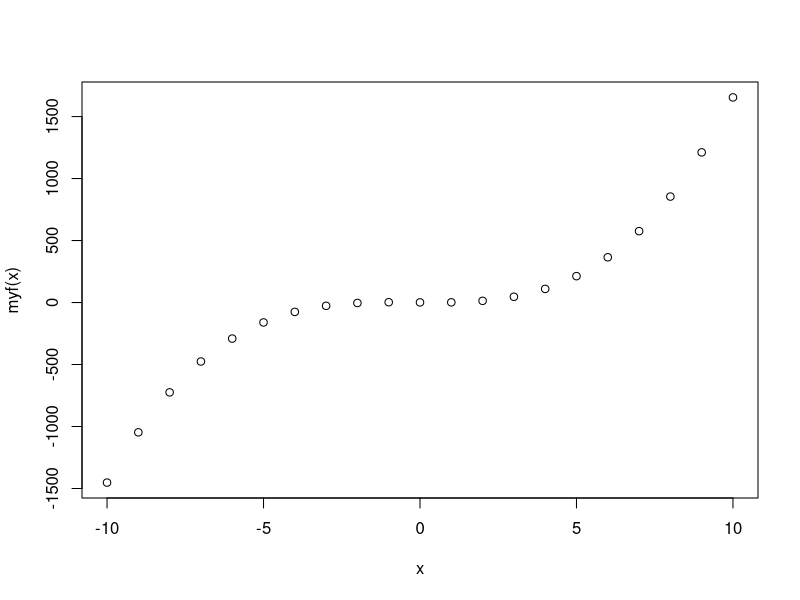
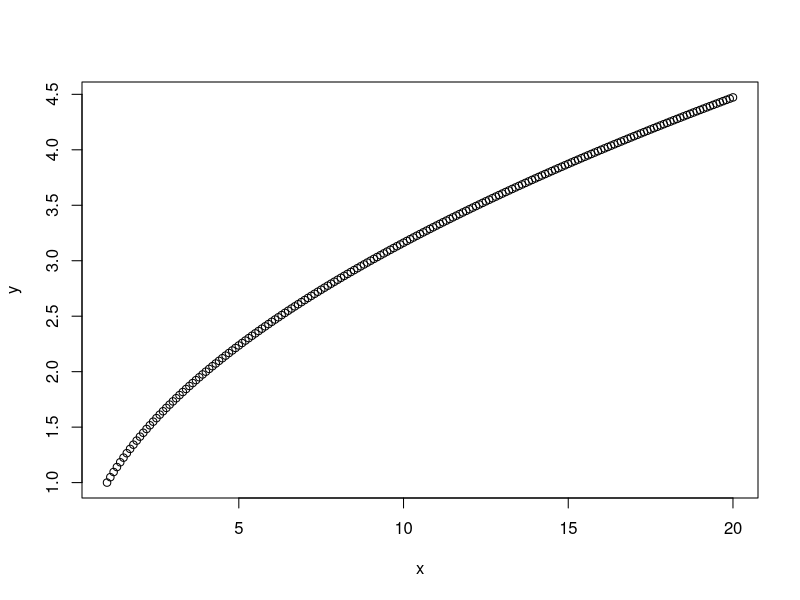
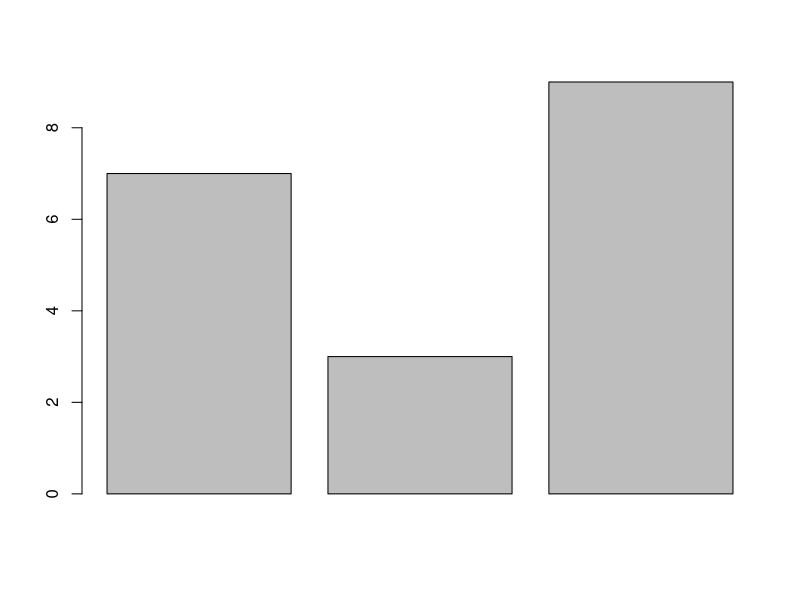
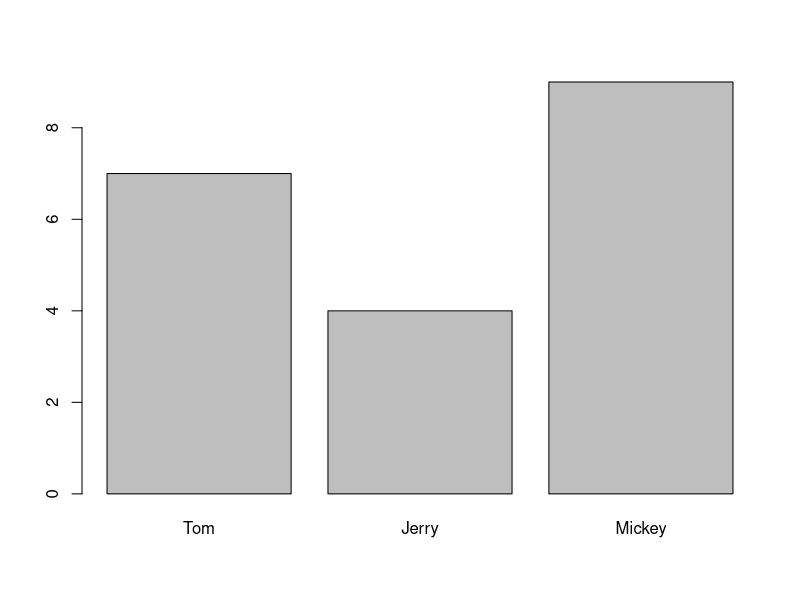

R code for these plots, in order: (Note: this script raises an error after producing the figures.)
## ---- chunk 1
1 + 1
## ---- chunk 2
"Go Jacks"
## ---- chunk 3
3 < 4
## ---- chunk 4
2 + 2 == 5
## ---- chunk 5
T == TRUE
## ---- chunk 6
x = 42
## ---- chunk 7
x <- 42
## ---- chunk 8
x / 2
log(x)
x^2
sqrt(x)
x > 1
## ---- chunk 9
x <- "Go Jacks!"
## ---- chunk 10
x
## ---- chunk 11
x <- TRUE
## ---- chunk 12
sum(1, 3, 5)
## ---- chunk 13
rep("Yo ho!", times = 3)
## ---- chunk 14
x <- 5
1.57345 * x ^ 3 + x ^ 2 - 2 * x + 1
## ---- chunk 15
myf <- function(x) {
       y = 1.57345 * x ^ 3 + x ^ 2 - 2 * x + 1
       return(y)
}
## ---- chunk 16
myf(5)  # or myf(x = 5)
## ---- chunk 17
x <- - 10 : 10  # x now is a vector  with 21 numbers -10, -9, … 10
myf(x) 
plot(x, myf(x))  # see plot on the right.
## ---- chunk 18
#counts the number of even intergers in vec
evencount <- function(vec) {
  k <- 0 # assign o to i      #assign 0 to a count varialbe k
  for (i in vec) {            #set i to vec[1],vec[2],...
    if (i %% 2 == 0) k <- k + 1 # test if i is an even or odd number. %% is the modulo operator
  }
  return(k)                   #print the computed value of k
}
## ---- chunk 19
x=c(2, 5, 7, 8, 14, 12, 8, 3) #a vector
evencount(x)           #Call the function evencount(). 
## ---- chunk 20
myfun.globle <- function (x){
  y <- 1
  return(x - 2 * y)
}
myfun.globle(8)    # set x=8, and do the calculation: 8-2*y = 8-2*(1)=6
## ---- chunk 21
myfun.globle2 <- function (x, y = 1){ #y is set as 1 within the function by default.
  return(x - 2 * y)
 }
myfun.globle2(8)    #8-2*y = 8-2*(1)=6
## ---- chunk 22
fun1 <- function(x){
  k <- 0
  for (n in x) { 
    if (n < 0) k <- k + 1
  } 
  return(k/length(x))
}
x = rnorm(50)
y = rnorm(5000)
fun1(x)
fun1(y)
## ---- chunk 23
? sum 
## ---- chunk 24
example(min)
## ---- chunk 25
min(5:1, pi)  # -> one number
## ---- chunk 26
example(boxplot)  # bring example of boxplot
## ---- chunk 27
max(1, 3, 5)  # return the maximum value of a vector
## ---- chunk 28
x <- c(5, 2, 22, 11, 5)
x
## ---- chunk 29
c(1, TRUE, "three")
## ---- chunk 30
5:9
## ---- chunk 31
seq(from = 5, to = 9)
## ---- chunk 32
seq(from = 5, to = 9, by = .5)
## ---- chunk 33
seq(from = 5, to = 9, length = 15)
## ---- chunk 34
x[4]
x[2:4]
## ---- chunk 35
y <- x[2:4]
## ---- chunk 36
y <- x[2:4]; y
## ---- chunk 37
length(x)
## ---- chunk 38
max(x)
min(x)
sum(x)
mean(x)
median(x)
summary(x)
sd(x)
## ---- chunk 39
rank(x)
sort(x)
sort(x, decreasing = T)
## ---- chunk 40
diff(x)
## ---- chunk 41
rev(x)
## ---- chunk 42
log(x)
sqrt(x)
x^2
2*x + 1
## ---- chunk 43
y <- x[-2]
y
## ---- chunk 44
x <- c(5, 2, 22, 11, 5)     
x <- c(x[1:2], 100, x[3:5] )  #add an element 100 to x between elements 8 and 9
x                          #The value 100 is added to the previous vector x 
## ---- chunk 45
length(x)
## ---- chunk 46
x <- c(5, 2, 22, 11, 5) 
c(x, 7)
append(x, 7)
## ---- chunk 47
y <- c()
y
## ---- chunk 48
length(y)
## ---- chunk 49
x <- c(5, 2, 22, 11, 5) 
unique(x)
## ---- chunk 50
x <- c(5, 2, 22, 11, 5)
table(x)
## ---- chunk 51
x <- c(5, 2, 22, 11, 5)
which.max(x)
which.min(x)
## ---- chunk 52
x <- c(5, 2, 22, 11, 5)
which(x == 11)
## ---- chunk 53
x <- c(5, 2, 22, 11, 5)
x^2
## ---- chunk 54
which (x^2 > 100)
## ---- chunk 55
x <- c(5, 2, 22, 11, 5)
sample(x, 3)
## ---- chunk 56
x <- c(5, 2, 22, 11, 5)
names(x) <- c("David", "Breck", "Zach", "Amy", "John")
x
## ---- chunk 57
x["Amy"]
## ---- chunk 58
x <- c(5, 2, 22, 11, 5)
any(x < 10)
## ---- chunk 59
x <- c(5, 2, 22, 11, 5)
any(x < 0)
## ---- chunk 60
x <- c(5, 2, 22, 11, 5)
all(x < 10)
## ---- chunk 61
x <- c(5, 2, 22, 11, 5)
any(x > 0)
## ---- chunk 62
x>10
## ---- chunk 63
x <- c(NA, 2, -4, NA, 9, -1, 5)
x
## ---- chunk 64
y <- x[x < 0]
y
## ---- chunk 65
subset(x, x < 0)
## ---- chunk 66
x <- c(2, -3, 4, -1, -5, 6)
y <- ifelse(x > 0, 'Positive', 'Negative')
y
## ---- chunk 67
x <- c(3, 4, -6, 1, -2)
y <- ifelse (x < 0, abs(x), 2 * x + 1) 
y
## ---- chunk 68
x <- c(5, 2, 22, 11, 5)
y <- c(5, 11, 8)
z <- match(y, x)
z
## ---- chunk 69
is.na(x)
is.na(z)
## ---- chunk 70
sum(z)
## ---- chunk 71
? sum
## ---- chunk 72
sum(z, na.rm = TRUE)
## ---- chunk 73
# build up a vector of numbers greater than 10 in vector vec.x
vec.x <- c(40, 3, 11, 0, 9)
z1 <- NULL
for (i in vec.x) {
  if (i > 10) z1 <- c(z1, i)
}
z1

## ---- chunk 74
length(z1)
## ---- chunk 75
# build up a vector of numbers greater than 10 in vector vec.x
vec.x <- c(40, 3, 11, 0, 9)
z2 <- NA
for (i in vec.x) {
  if (i > 10) z2 <- c(z2, i)
}
z2
## ---- chunk 76
length(z2)
## ---- chunk 77
# Operation between x and a scalar
x <- c(1, 4, 8, 9, 10)
y <- 1
x+y

## ---- chunk 78
x <- c(1, 4, 8, 9, 10)
y <- c(1, 1, 1, 1, 1)
x+y
## ---- chunk 79
# Operation between two vectors with same length
x <- c(1, 4, 8, 9, 10)
y <- c(1, 2, 0, 3, 15)
x+y
## ---- chunk 80
x*y
## ---- chunk 81
x <- c(1, 4, 8, 9, 10)
y <- c(1, 2)
x+y
## ---- chunk 82
x <- c(1, 4, 8, 9, 10)
y <- c(1, 2, 1, 2, 1)
x+y
## ---- chunk 83
x <- seq(1, 20, 0.1)
y <- sqrt(x)
## ---- chunk 84
plot(x, y)
## ---- chunk 85
c(7, 3, 9)
## ---- chunk 86
fishes <- c(7, 3, 9)
fishes
## ---- chunk 87
barplot(fishes)  # see figure 6.1A
## ---- chunk 88
sum(fishes)
## ---- chunk 89
fishes[3]
## ---- chunk 90
fishes[2] <- fishes[2] + 1 
## ---- chunk 91
fishes[2] <- 4
fishes
## ---- chunk 92
fishes2 <- fishes - 1
fishes2
## ---- chunk 93
stolen <- c(0, 3, 4)  # a new vector
fishes2 - stolen
## ---- chunk 94
names(fishes) <- c("Tom", "Jerry", "Mickey")
## ---- chunk 95
fishes
barplot(fishes)   # see figure 6.1B
## ---- chunk 96
knitr::include_graphics("images/img0601_fish.png")
## ---- chunk 97
fishes["Jerry"]
## ---- chunk 98
2 * fishes
## ---- chunk 99
sum(fishes ^ 2)
## ---- chunk 100
m <- rbind(c(3, 4, 5), c(10, 13, 15)) # combine vectors by row
m
## ---- chunk 101
n <- cbind(c(3, 4, 5), c(10, 13, 15), c(3, 2, 1)) # combine vectors by column
n
## ---- chunk 102
s <- rbind(m,n)      #combine two matrices m and n by row
s
## ---- chunk 103
x <- matrix(seq(1:12), nrow = 4, ncol = 3)
x
## ---- chunk 104
y <- matrix(seq(1:12), nrow = 4)
y
## ---- chunk 105
z <- matrix(seq(1:12), nrow = 4, byrow = TRUE)    # fill matrix row-wise
z
## ---- chunk 106
w <- matrix(nrow = 4, ncol = 3)
w
## ---- chunk 107
w[1,1] <- 3
w[2,3] <- 100
w
## ---- chunk 108
x <- c(1, 5, 6, 9, 8, 10, 21, 15, 76)
x
## ---- chunk 109
class(x)
## ---- chunk 110
dim(x) <- c(3, 3)
x
## ---- chunk 111
class(x)
## ---- chunk 112
subset.iris <- iris[1:10, 1:4]
class(subset.iris)
## ---- chunk 113
x <- as.matrix(subset.iris)
class(x)
## ---- chunk 114
x <- matrix(c(1, 2, 3, 4, 5, 6), nrow = 2)
x
## ---- chunk 115
x^2                         #Squared each element in x
## ---- chunk 116
y <- t(x)                # transpose of x
y
## ---- chunk 117
x %*% y                  # Matrix Multiplication
## ---- chunk 118
#x - y                   # Matrix subtraction
## ---- chunk 119
y <- matrix(rep(1, 6), nrow = 2)    
y
## ---- chunk 120
x - y
## ---- chunk 121
z <- 2 * x + 5
z
## ---- chunk 122
x <- matrix(c(12, 34, 51, 27, 26, 10), ncol = 2)
x > 20
## ---- chunk 123
x[x > 20]
## ---- chunk 124
log.vau <- c(FALSE, TRUE, TRUE, TRUE, TRUE, FALSE)
x[log.vau]
## ---- chunk 125
x[1, ]                         # Get the first row of x
## ---- chunk 126
a <- as.matrix(iris[, 1:4])   #Take out the first 4 columns of iris and convert it to matrix.  
c <- a[5:10, 2:4]             # Extract a subset
c
## ---- chunk 127
x <- matrix(c(1, 2, 3, 4, 5, 6), nrow = 2)
c[1:2, ] <- x                 # Replace the first two rows of c with x
c
## ---- chunk 128
x <- as.matrix(iris[1:10, 1:4])
rowMeans(x)
## ---- chunk 129
colMeans(x)
## ---- chunk 130
rowSums(x)
## ---- chunk 131
colSums(x)
## ---- chunk 132
apply(x, 2, sd) # Calculate the standard deviation of each column in x 
## ---- chunk 133
apply(x, 1, median)  # Calculate the median of each row in x 
## ---- chunk 134
heatmap(x, scale = "column", margins = c(10,5))
## ---- chunk 135
find.min.posi <- function(x){
  y <- function(xcol){
    return(which.min(xcol))
  }
  return(apply(x, 2, y))
}
## ---- chunk 136
subset.iris <- as.matrix(iris[1:10, 1:4])
subset.iris
## ---- chunk 137
find.min.posi(subset.iris)
## ---- chunk 138
y <- rbind(c(1, 3, 5), c(2, 4, 6))
y

## ---- chunk 139
colnames(y) <- c('First.Col', 'Second.Col', 'Third.Col')
row.names(y) <- c('odd.number', 'even.number')
y
## ---- chunk 140
library(pixmap)
EINSTEIN <- read.pnm("EINSTEIN.pgm", cellres = 1)
plot(EINSTEIN)
## ---- chunk 141
str(EINSTEIN)
## ---- chunk 142
class(EINSTEIN@ grey)
## ---- chunk 143
EINSTEIN@ grey[3,4]
## ---- chunk 144
mosaic.plot <- function(image, yrange, xrange){
  length.y <- length(yrange)
  length.x <- length(xrange)
  image2 <- image
  whitenoise <- matrix(nrow = length.y, ncol = length.x, runif(length.y * length.x))
  image2@grey[yrange, xrange] <- whitenoise
  return(image2)
}
## ---- chunk 145
EINSTEIN.mosaic <- mosaic.plot(EINSTEIN, 175:249, 118:295)
plot(EINSTEIN.mosaic)
## ---- chunk 146
# Mona lisa 
library(pixmap)
mona.lisa <- read.pnm("mona_lisa.pgm", cellres = 1)
#str(mona.lisa)
#plot(mona.lisa)
#locator()
mona.lisa.mosaic <- mosaic.plot(mona.lisa, 60:85, 81:150)
plot(mona.lisa.mosaic)
## ---- chunk 147
y <- list(5, "John Doe", c(100, 7), mean) # a list with 4 components
y
## ---- chunk 148
y <- list(height = 5, name = "John Doe", BP = c(100, 77), fun = mean)  
y
## ---- chunk 149
x1 <- matrix(c(4, 2, 5, 6, 10, 9), ncol = 3) # create a matrix
x2 <- 8 : 1
x3 <- c(2.4, 5.1, 9.0, 4.4)
x4 <- c('u', 'v', 'w')
z <- list(x1, x2, x3, x4)
z
## ---- chunk 150
v <- list()         #Create an empty list
v[[1]] <- matrix(c(4, 2, 5, 6, 10, 9), ncol = 3)  # Assign a matrix to v[[1]]
v[[2]] <- 8 : 1    #Assign a vector to v[[2]]
v[[3]] <- x3       #Assign x3 to v[[3]] where x3 is defined as above
v[[4]] <- x4       #Assign x4 to v[[4]] where x4 is defined as above
v
## ---- chunk 151
y <- list(height = 5, name = "John Doe", BP = c(100, 77), fun = mean)
## ---- chunk 152
y[[3]]        #Specifing the number in a double square braket
## ---- chunk 153
y$BP          #Using $ sign
## ---- chunk 154
y[["BP"]]     #Using the tag
## ---- chunk 155
y[3]
class(y[3])
is.list(y[3])
## ---- chunk 156
y[[3]]
class(y[[3]])               #Get the class of y[[3]] 
is.list(y[[3]])           #Check if y[[3]] is a list or not
## ---- chunk 157
class(y[[4]])
## ---- chunk 158
y[[4]](c(1, 2, 3, 4, 5))          #Get the mean of 1, 2, 3, 4, 5
## ---- chunk 159
y <- list(height = 5, name = "John Doe", BP = c(100, 77), fun = mean)
y[[2]] <- "Mike"    #Change the 2nd component from "John Doe" to "Mike"
y[[4]] <- NULL      #Delete the 4th component by setting it to NULL
y
## ---- chunk 160
length(y)
## ---- chunk 161
y$class <- c("math", "art") #Add a class component
y
## ---- chunk 162
sales <- c(100, 105, 98, 112)
seasons <- c("Spring", "Summer", "Fall", "Winter")
sale.tag <- list()               #Create an empty list
sale.tag[seasons] <- sales
sale.tag
## ---- chunk 163
sale.tag <- list()               #Create an empty list
sale.tag[["Spring"]] <- 100
sale.tag[["Summer"]] <- 105
sale.tag[["Fall"]] <- 98
sale.tag[["Winter"]] <- 112
sale.tag
## ---- chunk 164
mean(unlist(sale.tag))
## ---- chunk 165
x <- list(c(10, 20, 30), c(4, 5, 6, 7, 8))
mean.x <- lapply(x, mean)
mean.x
## ---- chunk 166
mean.x.2 <- sapply(x, mean)
mean.x.2
## ---- chunk 167
class(mean.x)               
class(mean.x.2)             
is.vector(mean.x.2)
## ---- chunk 168
list.null <- list('art', NULL, c(2, 4, 6, 8))
list.null
list.null[sapply(list.null, is.null)] <- NULL
list.null
## ---- chunk 169
list.null <- list('art', NULL, c(2, 4, 6, 8))
list.null[[2]] <- NULL
list.null
## ---- chunk 170
customer <- list("Alex", "Brandon", "Alex", "Daniel", "Grace", "Mary", 
                 "Mary", "Alex", "Tom", "Grace")
## ---- chunk 171
loc.names <- function(f){
y <- unlist(f)                     # Flatten a list x into a vector y
x <- list()                        # Create an empty list
for (i in 1:length(y)){        
  c.name <- y[i]                   # Assign the ith element to c.name. 
  x[[c.name]] <- c(x[[c.name]],i)  # assign values to x[[c.name]]. c.name is the name of x.
}
return(x)
}
## ---- chunk 172
x <- list()
x[["Alex"]] <- 1
x
## ---- chunk 173
x[["Brandon"]] <- 1
x
## ---- chunk 174
x[["Alex"]] <- c(1, 3)
x
## ---- chunk 175
customer <- list("Alex", "Brandon", "Alex", "Daniel", "Grace", "Mary", 
                 "Mary", "Alex", "Tom", "Grace")
v1 <- loc.names(customer)
v1
## ---- chunk 176
v2 <- sapply(v1,length)     # Calculate the length of each component in v1
v2
## ---- chunk 177
sort(v2, decreasing = T)
## ---- chunk 178
result <- t.test(rnorm(100), rnorm(100))  # rnorm(100): 100 random number
result  # A list holds all  results of t-test
result$p.value  # This retrieves just the P value
result$estimate  # this returns a vector containing two values
## ---- chunk 179
? t.test
## ---- chunk 180
pvalues <- rep(1, 500)  # define a vector containing 500 numbers, all equal to 1.
for (i in 1:500) {  # Loop: The values of i takes values from 1,2,3, …, 500
     result = t.test(rnorm(100), rnorm(100))    
     pvalues[i] = result$p.value  # P values are stored in the i-th element in the vector
}  
hist(pvalues)  # define
summary(pvalues)   
sum(pvalues < 0.05)  # Count how many P values are less than 0.05. 
## ---- chunk 181
x <- iris
## ---- chunk 182
summary(x)
## ---- chunk 183
head(x)
tail(x)
## ---- chunk 184
dim(x)
## ---- chunk 185
nrow(x)
ncol(x)
## ---- chunk 186
colnames(x)
rownames(x)
## ---- chunk 187
str(x)
## ---- chunk 188
x[2, 3]
## ---- chunk 189
x[1:10, 2:4]
## ---- chunk 190
x[, 1]
## ---- chunk 191
x$Sepal.Length
## ---- chunk 192
mean(x$Sepal.Length)
## ---- chunk 193
y <- subset(x, Species == "setosa")
head(y)
subset(x, Sepal.Length > 7)
## ---- chunk 194
x$id <- 1:150
head(x)
## ---- chunk 195
y <- rnorm(150)
x2 <- cbind(x, y)
head(x2)
## ---- chunk 196
newRow <- c(1, 1, 1, 1, "setosa", 151)
x3 <- rbind(x, newRow)
tail(x3)
## ---- chunk 197
y <- x[order(x[, 1]), ]
head(y)
y <- x[rev(order(x[, 2])), ]
head(y)
## ---- chunk 198
boxplot(Sepal.Length ~ Species, x)
## ---- chunk 199
aggregate(. ~ Species, x, mean)
## ---- chunk 200
m <- aov(Sepal.Length ~ Species, x)
summary(m)
## ---- chunk 201
m <- lm(Sepal.Length ~ Sepal.Width + Petal.Length, x)
summary(m)
## ---- chunk 202
y <- data.frame(id = 1:100, rand = rnorm(100))
head(y)
tail(y)
## ---- chunk 203
z <- merge(x, y, by = "id")
head(z)
summary(z)
## ---- chunk 204
x <- "R is cool"
## ---- chunk 205
nchar(x)
## ---- chunk 206
paste(x, "!!")
## ---- chunk 207
substr(x, 6, 9)
## ---- chunk 208
strsplit(x, " ")
## ---- chunk 209
gsub("R", "Tim", x)
## ---- chunk 210
gsub(" .*", "", x)
## ---- chunk 211
grepl("is", x)
## ---- chunk 212
tolower(x)
toupper(x)
## ---- chunk 213
x <- c("ab", "cde", "d", "ab") 
## ---- chunk 214
x[2]
## ---- chunk 215
length(x)
## ---- chunk 216
unique(x)
## ---- chunk 217
duplicated(x)
## ---- chunk 218
nchar(x)
## ---- chunk 219
y <- c("ab", "e")
union(x, y)
## ---- chunk 220
intersect(x, y)
## ---- chunk 221
paste(x, "Q")
## ---- chunk 222
paste0(x, "Q")
## ---- chunk 223
paste(x, collapse = " ")
## ---- chunk 224
DNA <- "taaCCATTGtaaGAACATGGTTGTCcaaaCAAGATGCTAGT"
## ---- chunk 225
DNA <- toupper(DNA)
## ---- chunk 226
segs <- strsplit(DNA, "ATG")
## ---- chunk 227
segs <- unlist(segs)   
segs  # a vector of strings
segs[1]  # first segment
